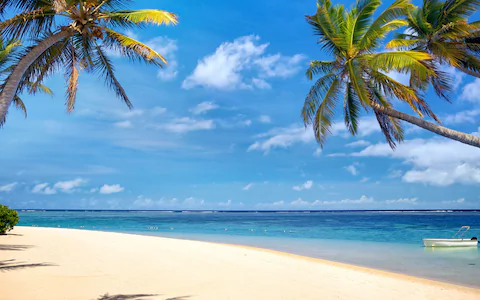
#> input picture Dominique_CV/cvpymug/beach.jpg, 480 x 300 px, given in place of challenge.mp4, which was not available
$ python edgevideo.py
#> lines starting #> are read from the running program, lines starting #| are printed output that depends on the picture; after the words box and inside, x2 and y2 are one past the last pixel; in counts of white or black regions, pixels touching at a corner belong together; pictures that were not available may be replaced by others from this repository, and a replacement may not be noted
#> further down, frame is the input picture: shape (300, 480, 3); mean B, G, R 186.9, 162.4, 122.9
"""
Loads and displays a video with canny edge detection
"""

# Importing OpenCV
import cv2
import numpy as np

# Create a VideoCapture object and read from input file
# enter 0 to use webcam as input
cap = cv2.VideoCapture('challenge.mp4')

if (cap.isOpened()== False):
  print("Error opening video stream or file")

def rescale_frame(frame, percent=75):
#> called with percent = 50
    width = int(frame.shape[1] * percent/ 100)
#> width = 240
    height = int(frame.shape[0] * percent/ 100)
#> height = 150
    dim = (width, height)
#> dim = (240, 150)
    return cv2.resize(frame, dim, interpolation =cv2.INTER_AREA)
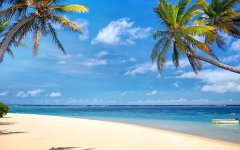
#> returned value: shape (150, 240, 3); mean of channels 0, 1, 2 187, 162.5, 123; drawn as B, G, R

# Read the video
while(cap.isOpened()):
  # Capture frame-by-frame

  ret, frame = cap.read()
  if ret == True:
    frame75 = rescale_frame(frame, percent=50)
    # Converting the image to grayscale.
    gray = cv2.cvtColor(frame75, cv2.COLOR_BGR2GRAY)
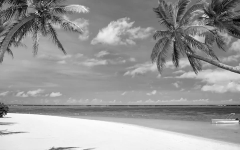
#> gray: shape (150, 240); min 4, max 252, mean 153.5


    # Using the Canny filter to get contours
    edges = cv2.Canny(gray, 20, 30)
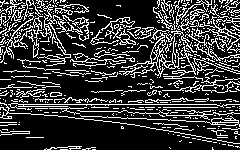
#> edges: shape (150, 240); 22.3% white in thin lines or dots
    # Using the Canny filter with different parameters
    edges_high_thresh = cv2.Canny(gray, 60, 120)
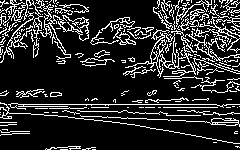
#> edges_high_thresh: shape (150, 240); 17% white in thin lines or dots
    # Stacking the images to print them together
    # For comparison
    images = np.hstack((gray, edges, edges_high_thresh))
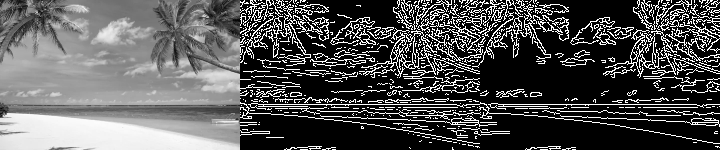
#> images: shape (150, 720); min 0, max 255, mean 84.5

    # Display the resulting frame
    cv2.imshow('Frame', images)

    # Press Q on keyboard to  exit
    if cv2.waitKey(25) & 0xFF == ord('q'):
#> (key q is pressed here)
      break

  # Break the loop
  else:
    break

# When everything done, release the video capture object
cap.release()

# Closes all the frames
cv2.destroyAllWindows()

$ run again, on Dominique_CV/cvpymug/flowers.jpg
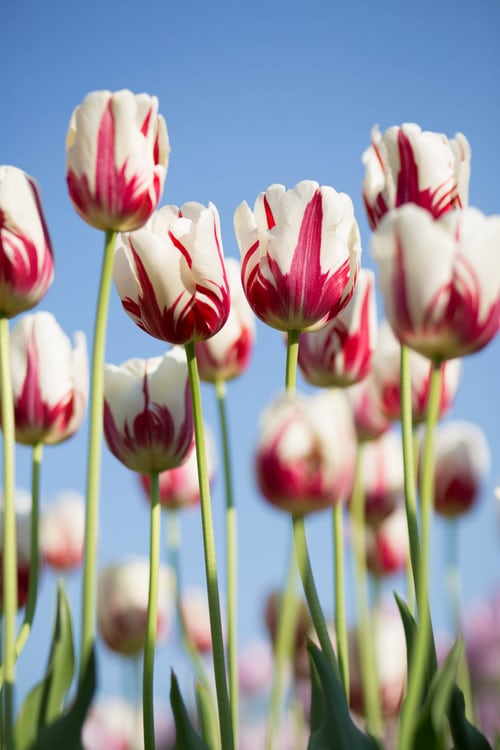
#> input picture Dominique_CV/cvpymug/flowers.jpg, 500 x 750 px, given in place of challenge.mp4, which was not available
#> frame is the input picture: shape (750, 500, 3); mean B, G, R 158.4, 151, 151.1
#> `edges = cv2.Canny(gray, 20, 30)`:
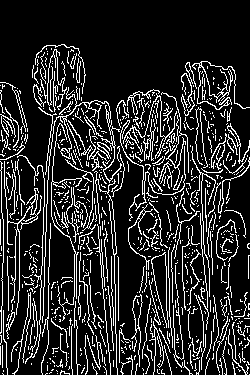
#> edges: shape (375, 250); 16.4% white in thin lines or dots, all inside (x1, y1, x2, y2) = (0, 44, 250, 375)
#> `images = np.hstack((gray, edges, edges_high_thresh))`:
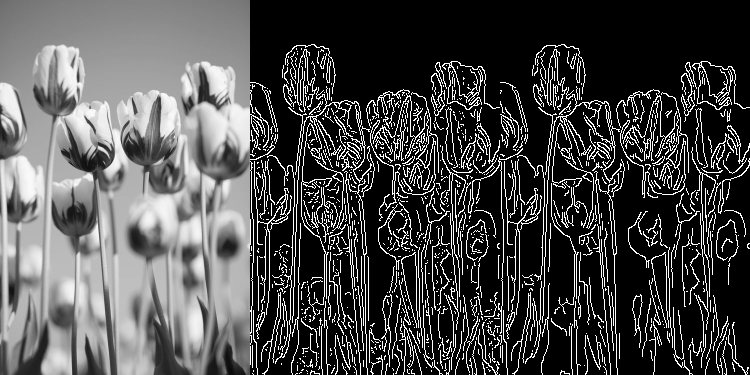
#> images: shape (375, 750); min 0, max 255, mean 75.6

$ run again, on Dominique_CV/cvpymug/people.png
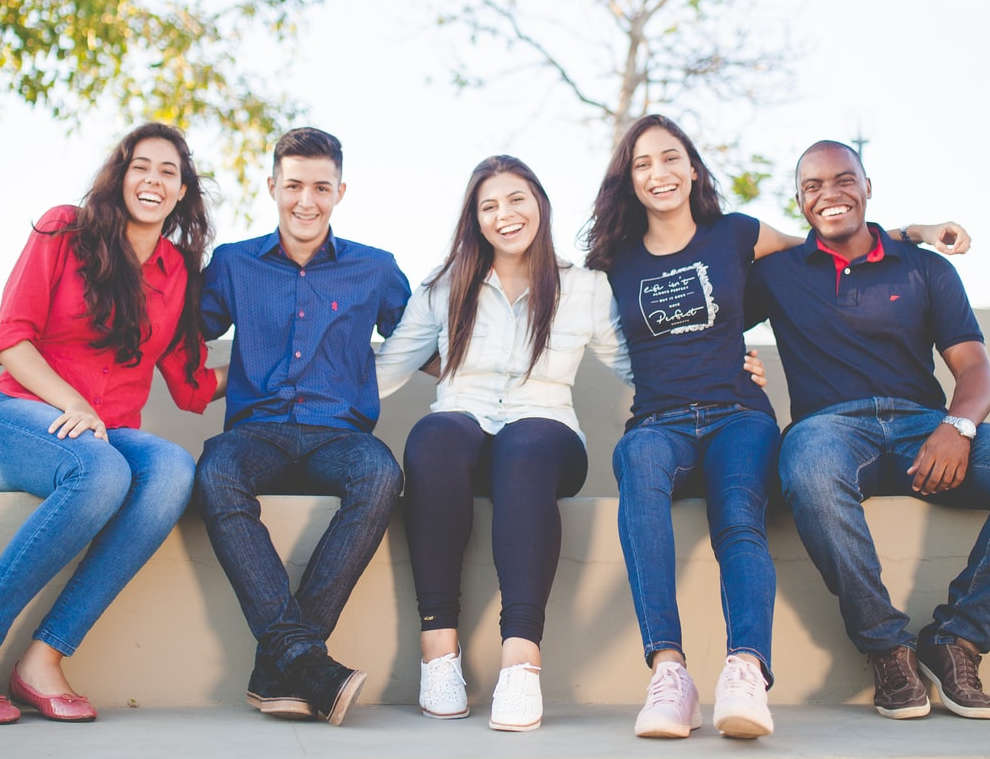
#> input picture Dominique_CV/cvpymug/people.png, 990 x 759 px, given in place of challenge.mp4, which was not available
#> frame is the input picture: shape (759, 990, 3); mean B, G, R 157.5, 149.8, 153.6
#> `edges = cv2.Canny(gray, 20, 30)`:
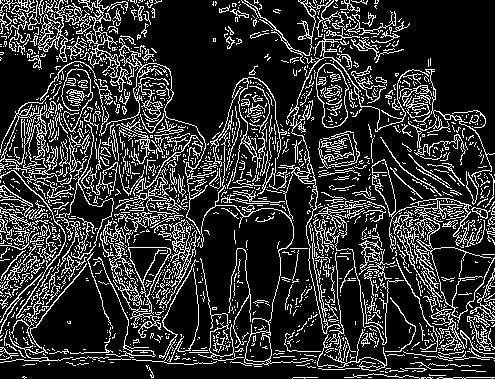
#> edges: shape (379, 495); 19.2% white in thin lines or dots
#> edges_high_thresh: shape (379, 495); 11% white in thin lines or dots
#> `images = np.hstack((gray, edges, edges_high_thresh))`:
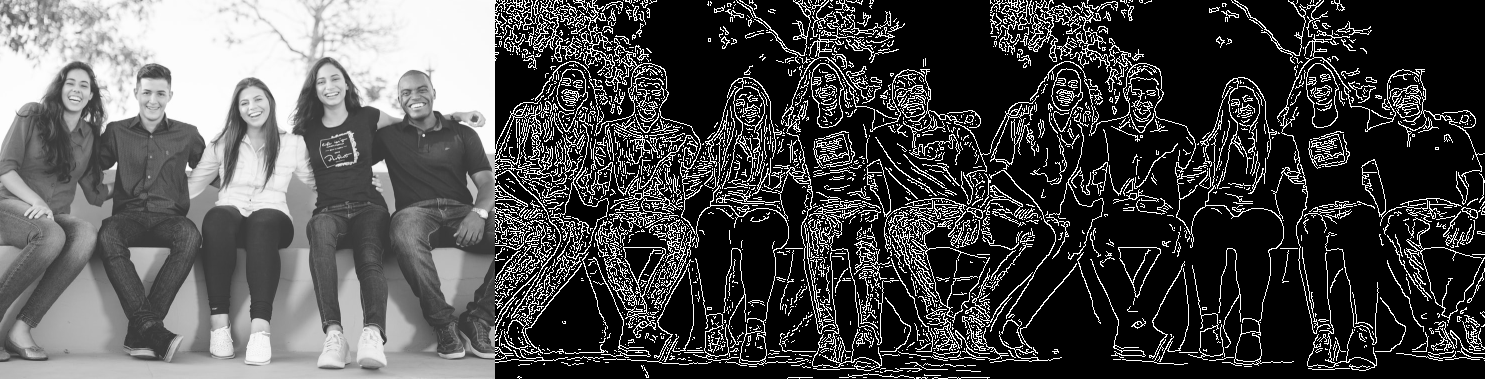
#> images: shape (379, 1485); min 0, max 255, mean 76.3

$ run again, on Dominique_CV/cvpymug/steamengine.png
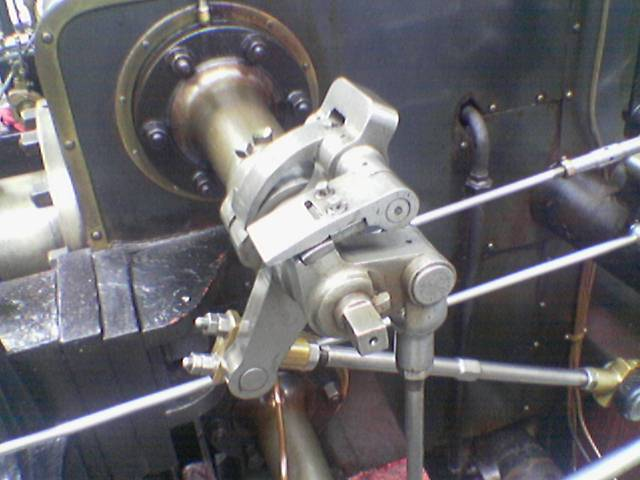
#> input picture Dominique_CV/cvpymug/steamengine.png, 640 x 480 px, given in place of challenge.mp4, which was not available
#> frame is the input picture: shape (480, 640, 3); mean B, G, R 108.9, 104.8, 106.3
#> `edges = cv2.Canny(gray, 20, 30)`:
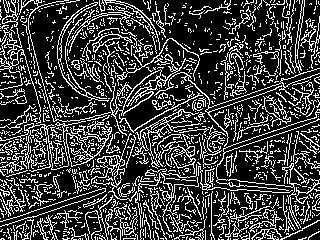
#> edges: shape (240, 320); 25% white in thin lines or dots
#> edges_high_thresh: shape (240, 320); 13.9% white in thin lines or dots
#> `images = np.hstack((gray, edges, edges_high_thresh))`:
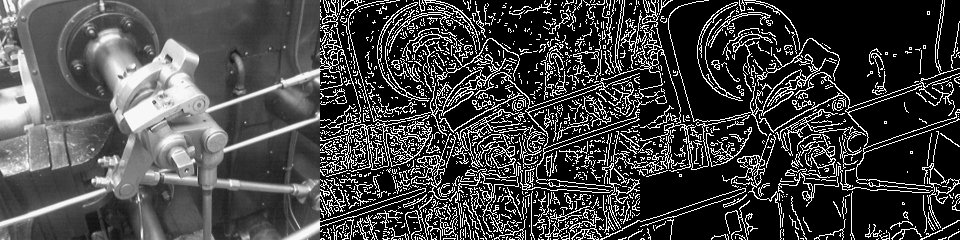
#> images: shape (240, 960); min 0, max 255, mean 68.3
